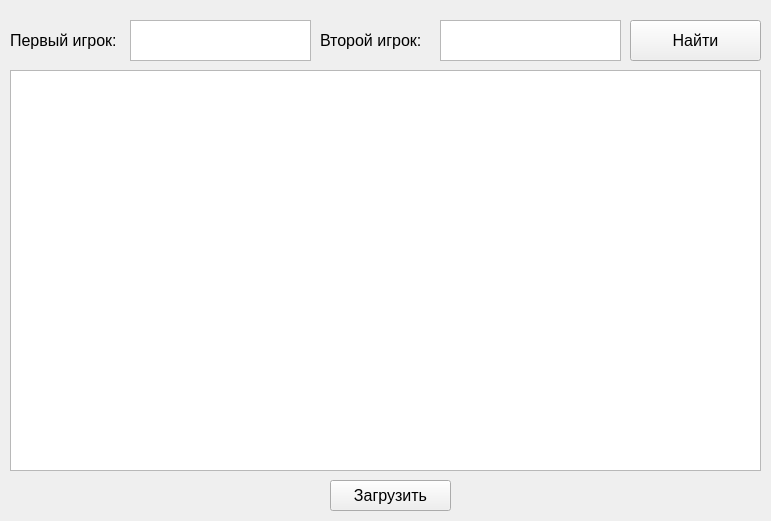
<?xml version="1.0" encoding="UTF-8"?>
<ui version="4.0">
 <class>Form</class>
 <widget class="QWidget" name="Form">
  <property name="geometry">
   <rect>
    <x>0</x>
    <y>0</y>
    <width>771</width>
    <height>521</height>
   </rect>
  </property>
  <property name="windowTitle">
   <string>Поиск кифу</string>
  </property>
  <widget class="QTextEdit" name="textEdit">
   <property name="geometry">
    <rect>
     <x>130</x>
     <y>20</y>
     <width>181</width>
     <height>41</height>
    </rect>
   </property>
   <property name="font">
    <font>
     <pointsize>12</pointsize>
    </font>
   </property>
  </widget>
  <widget class="QTextEdit" name="textEdit_2">
   <property name="geometry">
    <rect>
     <x>440</x>
     <y>20</y>
     <width>181</width>
     <height>41</height>
    </rect>
   </property>
   <property name="font">
    <font>
     <pointsize>12</pointsize>
    </font>
   </property>
  </widget>
  <widget class="QPushButton" name="pushButton">
   <property name="geometry">
    <rect>
     <x>630</x>
     <y>20</y>
     <width>131</width>
     <height>41</height>
    </rect>
   </property>
   <property name="font">
    <font>
     <pointsize>12</pointsize>
    </font>
   </property>
   <property name="text">
    <string>Найти</string>
   </property>
  </widget>
  <widget class="QLabel" name="label">
   <property name="geometry">
    <rect>
     <x>10</x>
     <y>20</y>
     <width>121</width>
     <height>41</height>
    </rect>
   </property>
   <property name="font">
    <font>
     <pointsize>12</pointsize>
    </font>
   </property>
   <property name="text">
    <string>Первый игрок:</string>
   </property>
  </widget>
  <widget class="QLabel" name="label_2">
   <property name="geometry">
    <rect>
     <x>320</x>
     <y>20</y>
     <width>111</width>
     <height>41</height>
    </rect>
   </property>
   <property name="font">
    <font>
     <pointsize>12</pointsize>
    </font>
   </property>
   <property name="text">
    <string>Второй игрок:</string>
   </property>
  </widget>
  <widget class="QTableWidget" name="tableWidget">
   <property name="geometry">
    <rect>
     <x>10</x>
     <y>70</y>
     <width>751</width>
     <height>401</height>
    </rect>
   </property>
   <property name="editTriggers">
    <set>QAbstractItemView::NoEditTriggers</set>
   </property>
   <property name="selectionBehavior">
    <enum>QAbstractItemView::SelectRows</enum>
   </property>
  </widget>
  <widget class="QPushButton" name="pushButton_2">
   <property name="geometry">
    <rect>
     <x>330</x>
     <y>480</y>
     <width>121</width>
     <height>31</height>
    </rect>
   </property>
   <property name="font">
    <font>
     <pointsize>12</pointsize>
    </font>
   </property>
   <property name="text">
    <string>Загрузить</string>
   </property>
  </widget>
 </widget>
 <resources/>
 <connections/>
</ui>
